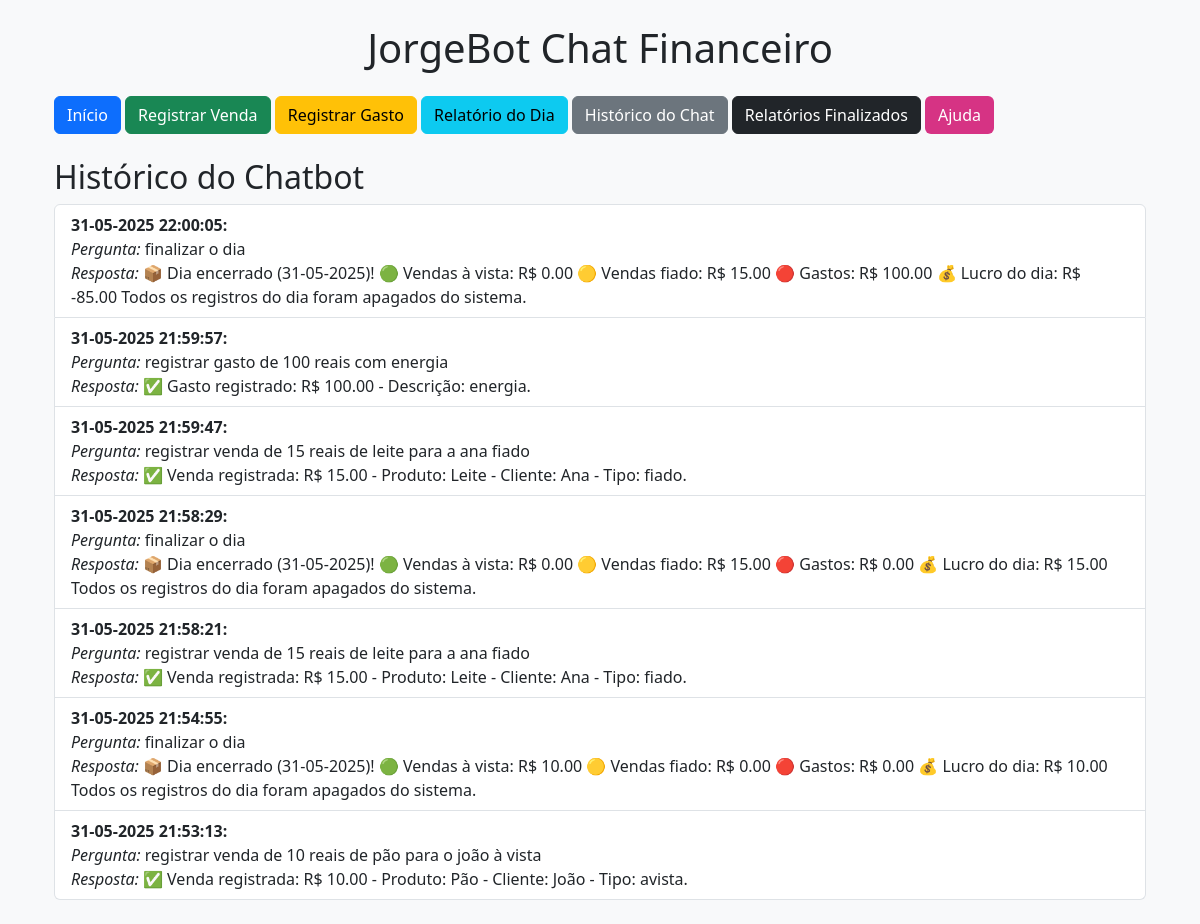
/historico_chat, run on the app's committed database.
### tables this page shows
CREATE TABLE chatbot_logs (
            id INTEGER PRIMARY KEY AUTOINCREMENT,
            pergunta TEXT,
            resposta TEXT,
            data TEXT
        );

### app.py (the view)
@app.route('/historico_chat')
def historico_chat():
    conn = sqlite3.connect('database.db')
    c = conn.cursor()
    c.execute('SELECT pergunta, resposta, data FROM chatbot_logs ORDER BY id DESC')
    historico = c.fetchall()
    conn.close()
    return render_template('historico_chat.html', historico=historico)

### templates/historico_chat.html
{% extends 'base.html' %}
{% block content %}
<h2>Histórico do Chatbot</h2>
<ul class="list-group">
    {% for pergunta, resposta, data in historico %}
    <li class="list-group-item">
        <strong>{{ data }}:</strong> <br>
        <em>Pergunta:</em> {{ pergunta }} <br>
        <em>Resposta:</em> {{ resposta }}
    </li>
    {% endfor %}
</ul>
{% endblock %}

### templates/base.html (shortened to what this page needs)
<!DOCTYPE html>
<html lang="pt-br">
<head>
    <link href="https://cdn.jsdelivr.net/npm/bootstrap@5.3.0/dist/css/bootstrap.min.css" rel="stylesheet">
    <link href="{{ url_for('static', filename='style.css') }}" rel="stylesheet">
</head>
<body class="container p-4">
    <h1 class="text-center mb-4">JorgeBot Chat Financeiro</h1>
    <nav class="mb-4">
        <a href="/" class="btn btn-primary">Início</a>
        <a href="/vendas" class="btn btn-success">Registrar Venda</a>
        <a href="/gastos" class="btn btn-warning">Registrar Gasto</a>
        <a href="/relatorio_dia" class="btn btn-info">Relatório do Dia</a>
        <a href="/historico_chat" class="btn btn-secondary">Histórico do Chat</a>
        <a href="/relatorios_finalizados" class="btn btn-dark">Relatórios Finalizados</a>
        <a href="/ajuda" class="btn" style="background-color: #d63384; color: white;">Ajuda</a>
    </nav>
    {% block content %}{% endblock %}
</body>
</html>

### static/style.css (style rules this page uses)
body { background-color: #f8f9fa; }

### data on the page
chatbot_logs: data "31-05-2025 22:00:05", pergunta "finalizar o dia", resposta "📦 Dia encerrado (31-05-2025)! 🟢 Vendas à vista: R$ 0.00 🟡 Vendas fiado: R$ 15.00 🔴 Gastos: R$ 100.00 💰 Lucro do dia: R$ -85.00 Todos os registros do dia foram apagados do sistema."
chatbot_logs: data "31-05-2025 21:59:57", pergunta "registrar gasto de 100 reais com energia", resposta "✅ Gasto registrado: R$ 100.00 - Descrição: energia."
chatbot_logs: data "31-05-2025 21:59:47", pergunta "registrar venda de 15 reais de leite para a ana fiado", resposta "✅ Venda registrada: R$ 15.00 - Produto: Leite - Cliente: Ana - Tipo: fiado."
chatbot_logs: data "31-05-2025 21:58:29", pergunta "finalizar o dia", resposta "📦 Dia encerrado (31-05-2025)! 🟢 Vendas à vista: R$ 0.00 🟡 Vendas fiado: R$ 15.00 🔴 Gastos: R$ 0.00 💰 Lucro do dia: R$ 15.00 Todos os registros do dia foram apagados do sistema."
chatbot_logs: data "31-05-2025 21:58:21", pergunta "registrar venda de 15 reais de leite para a ana fiado", resposta "✅ Venda registrada: R$ 15.00 - Produto: Leite - Cliente: Ana - Tipo: fiado."
chatbot_logs: data "31-05-2025 21:54:55", pergunta "finalizar o dia", resposta "📦 Dia encerrado (31-05-2025)! 🟢 Vendas à vista: R$ 10.00 🟡 Vendas fiado: R$ 0.00 🔴 Gastos: R$ 0.00 💰 Lucro do dia: R$ 10.00 Todos os registros do dia foram apagados do sistema."
chatbot_logs: data "31-05-2025 21:53:13", pergunta "registrar venda de 10 reais de pão para o joão à vista", resposta "✅ Venda registrada: R$ 10.00 - Produto: Pão - Cliente: João - Tipo: avista."
